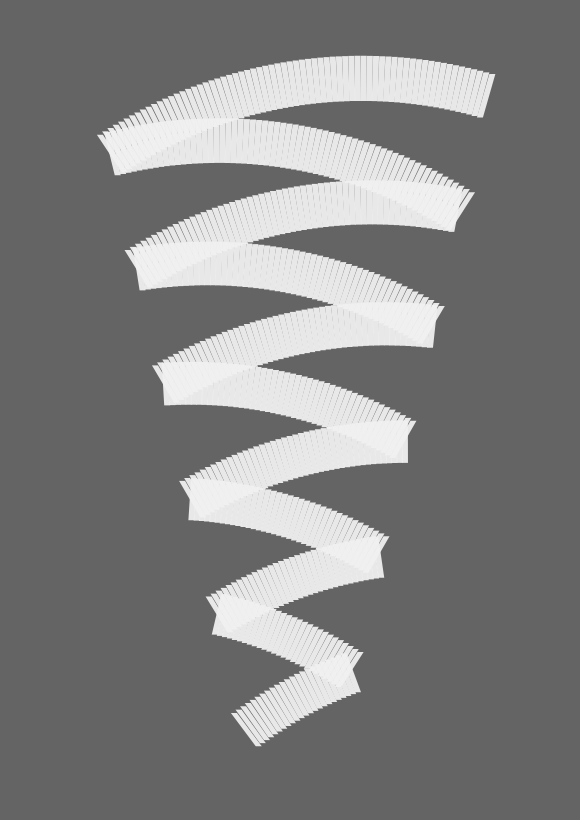
Frame 1 (no input)
Frame 2 (the mouse pressed at the canvas centre, redrawn once): identical to frame 1, image omitted

The Processing sketch that drew this single still picture (run headless with seeded random() and noise(); the mouse was pressed at the canvas centre and the sketch redrawn once):

// Processing sketch: sketch_190530a
// ── sketch_190530a.pde
float padding;

void setup(){
  //size(580, 920);
  size(580, 820);
  padding = width/6;
  noLoop();
}

void draw(){ 
  background(100);
  noStroke();
  
  PVector lastPoint = new PVector(width - padding, padding);
  
  while(lastPoint.y < height - padding){
    PVector newTriangle = drawTriangle(lastPoint);
    lastPoint = newTriangle;
  }
}

PVector drawTriangle(PVector startPoint) {
  //float increment = map(startPoint.y, padding, height - padding, padding, padding/5);
  float increment = padding * 0.6;
  float endPointY = startPoint.y + increment;
  float mapEndPoint = map(endPointY, padding, height - padding, padding, width/2 - padding/2); 
  float endPointX = startPoint.x < width/2 ? width - mapEndPoint : mapEndPoint;
  PVector endPoint = new PVector(endPointX, endPointY);
  float slope = (startPoint.y - endPoint.y) / (startPoint.x - endPoint.x);
  
  float distanceToNewPoint = height/2;
  float perpendicularSlope = -1 / slope;
  PVector midPoint = midPoint(startPoint, endPoint);
  
  PVector center = pointFromMidpoint(midPoint, distanceToNewPoint, perpendicularSlope);
  float radius = dist(center.x, center.y, startPoint.x, startPoint.y);
  
  noStroke();
  fill(0, 50);
  //ellipse(startPoint.x, startPoint.y, 10, 10);
  //ellipse(endPoint.x, endPoint.y, 10, 10);
  //ellipse(center.x, center.y, 4, 4);
  
  // Angle between center and startPoint
  float angStart = atan2(startPoint.y - center.y, startPoint.x - center.x);
  // Angle between center and endPoint
  float angEnd = atan2(endPoint.y - center.y, endPoint.x - center.x);
  
  fill(240, 240);
  float angStep = QUARTER_PI/60;
  float radiusVar = radius/20;
  if(angStart < angEnd){
    for(float ang = angStart; ang < angEnd; ang += angStep){
      float x = cos(ang) * (radius + radiusVar) + center.x;
      float y = sin(ang) * (radius + radiusVar) + center.y;
      float x2 = cos(ang) * (radius - radiusVar) + center.x;
      float y2 = sin(ang) * (radius - radiusVar) + center.y;
      //ellipse(x, y, 5, 5);
      //stroke(0, 100);
      //line(x, y, x2, y2);
      beginShape();
      vertex(x, y);
      vertex(x+6, y);
      vertex(x2+6, y2);
      vertex(x2, y2);
      endShape(CLOSE);
    }
  } else {
    for(float ang = angEnd; ang < angStart; ang += angStep){
      float x = cos(ang) * (radius + radiusVar) + center.x;
      float y = sin(ang) * (radius + radiusVar) + center.y;
      float x2 = cos(ang) * (radius - radiusVar) + center.x;
      float y2 = sin(ang) * (radius - radiusVar) + center.y;
      //ellipse(x, y, 5, 5);
      //stroke(0, 100);
      //line(x, y, x2, y2);
      beginShape();
      vertex(x, y);
      vertex(x+6, y);
      vertex(x2+6, y2);
      vertex(x2, y2);
      endShape(CLOSE);
    }
  }

  //stroke(255, 0, 0, 120);
  //line(startPoint.x, startPoint.y, endPoint.x, endPoint.y);
  return endPoint;
}

PVector midPoint(PVector startPoint, PVector endPoint) {
  float midPointX = (startPoint.x + endPoint.x) / 2;
  float midPointY = (startPoint.y + endPoint.y) / 2;
  PVector midPoint = new PVector(midPointX, midPointY);
  return midPoint;
}

// Calculate point l pixels away from midpoint with given slope
// Found here:
// https://www.geeksforgeeks.org/find-points-at-a-given-distance-on-a-line-of-given-slope/
PVector pointFromMidpoint(PVector source, float l, float m) {
  // m is the slope of line, and the  
  // required Point lies distance l  
  // away from the source Point 
  PVector pointA, pointB;

  // slope is 0 
  //if (m == 0) { 
  //  point = new PVector(source.x + l, source.y);
  //} 

  // if slope is infinte 
  //else if (m == std::numeric_limits<float>::max()) { 
  //    a.x = source.x; 
  //    a.y = source.y + l; 

  //    b.x = source.x; 
  //    b.y = source.y - l; 
  //}  
  //else { 
    float dx = (l / sqrt(1 + (m * m))); 
    float dy = m * dx; 
    pointA = new PVector(source.x + dx, source.y + dy);
    pointB = new PVector(source.x - dx, source.y - dy);
  //}
  
  PVector point;
  
  if(m < 0){
    point = pointB;
  } else {
    point = pointA;
  }

  //stroke(0, 50);
  //line(point.x, point.y, source.x, source.y);
  return point;
} 
